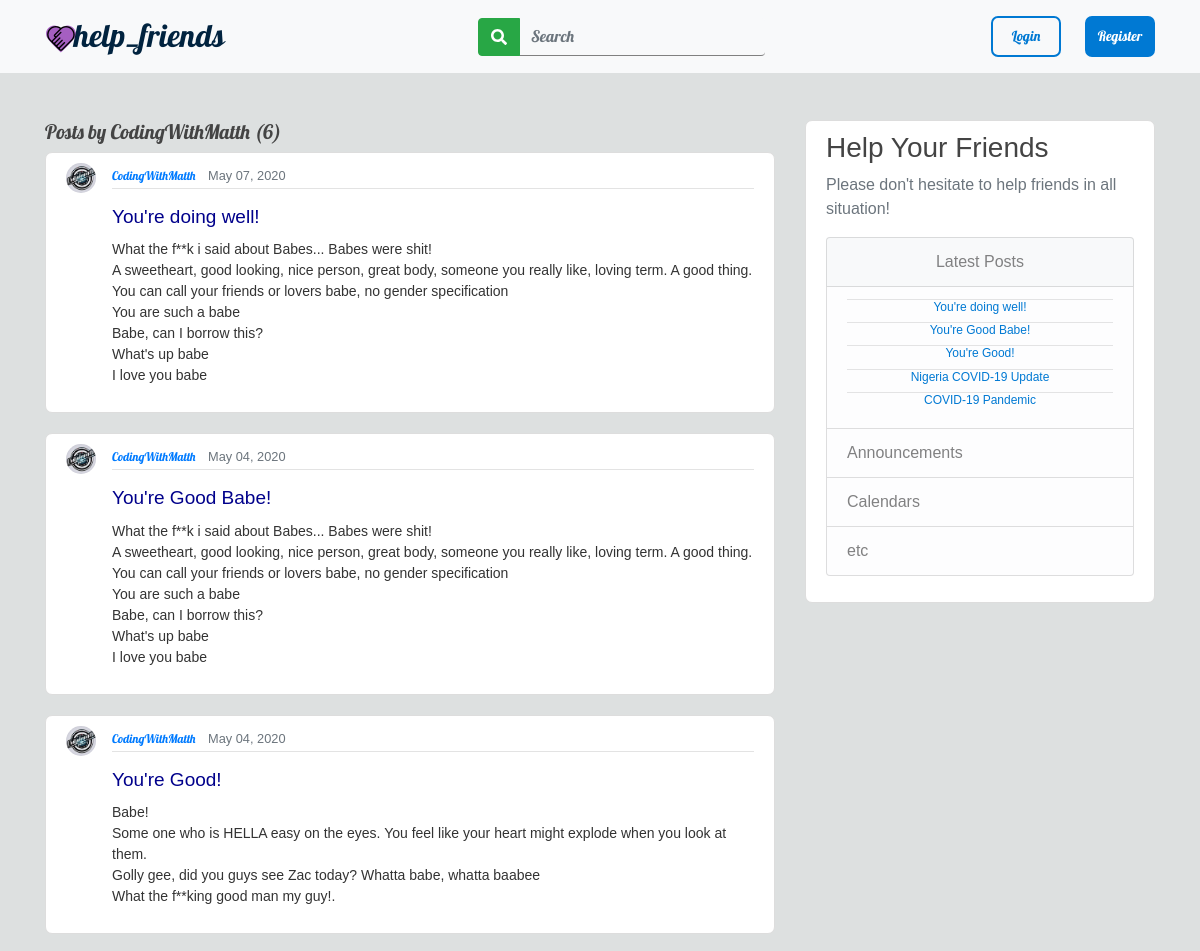
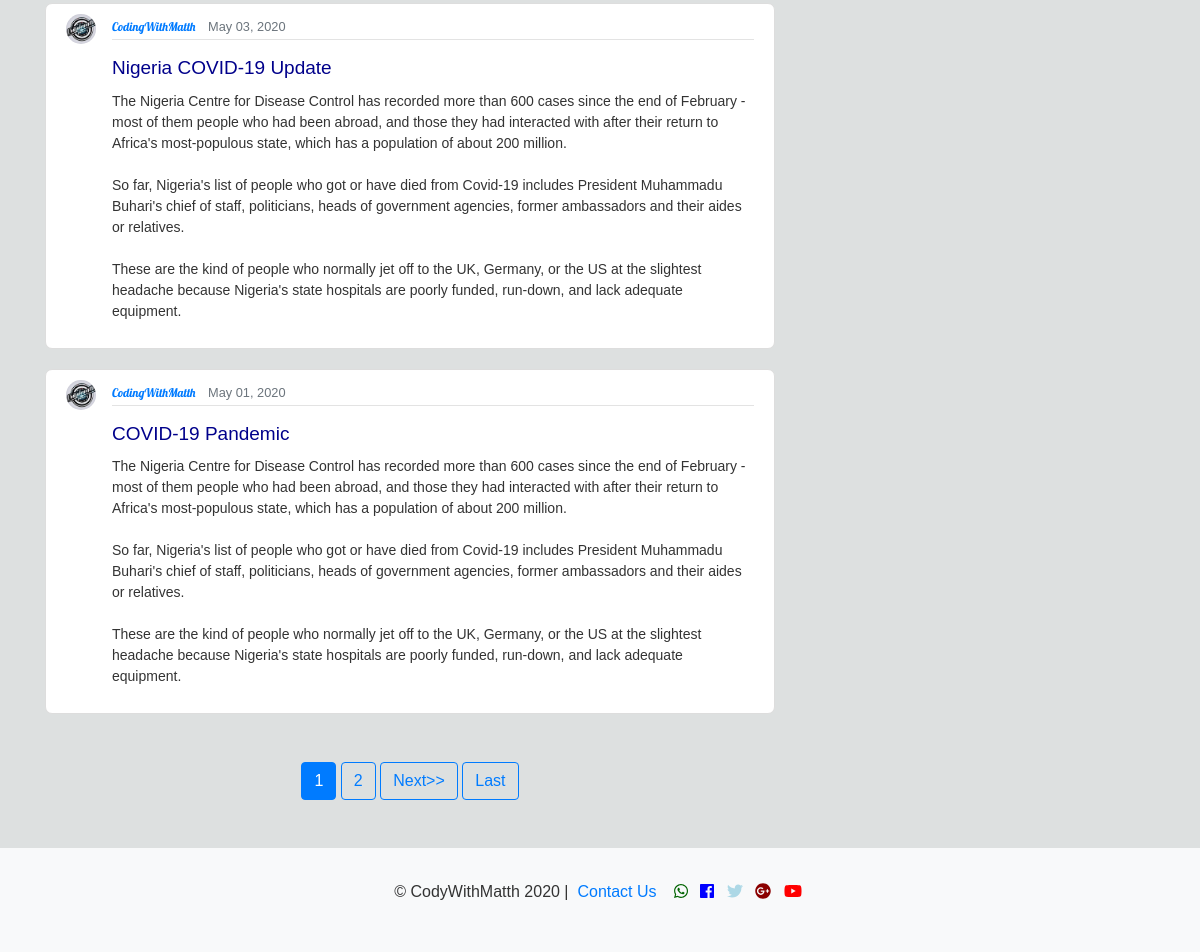
The app's page /user/CodingWithMatth with its own data (2 pictures, top to bottom).
### blog/models.py (models this page shows, shortened)
class Post(models.Model):
    title = models.CharField(max_length=100)
    content = models.TextField()
    date_posted = models.DateTimeField(default=timezone.now)
    author = models.ForeignKey(User, on_delete=models.CASCADE)

### users/models.py (models this page shows, shortened)
class Profile(models.Model):
	user = models.OneToOneField(User, on_delete=models.CASCADE)
	image = models.ImageField(default= 'default.jpg', upload_to='profile_pics')

### blog/views.py (the view)
# urls.py: path('user/<str:username>', UserPostListView.as_view(), name='user-posts'),
class UserPostListView(ListView):
    model = Post
    template_name = 'blog/user_posts.html'  # <app>/<model>_<viewtype>.html
    context_object_name = 'posts'
    paginate_by = 5
    def get_queryset(self):
        user = get_object_or_404(User, username=self.kwargs.get('username'))
        return Post.objects.filter(author=user).order_by('-date_posted')

### blog/templates/blog/user_posts.html (shortened to what this page needs)
{% extends "blog/base.html" %}
{% block content %}
    <h3 style="font-size: 20px; font-family: Lobster;" class="mb-2">Posts by {{ view.kwargs.username }} ({{ page_obj.paginator.count }})</h3>
    {% for post in posts %}
        <article class="media content-section">
          <img class="rounded-circle article-img" src="{{ post.author.profile.image.url }}">
          <div class="media-body">
            <div class="article-metadata">
              <a style="font-size: 12px; font-family: Lobster;" class="mr-2" href="{% url 'user-posts' post.author.username %}">{{ post.author }}</a>
              <small class="text-muted">{{ post.date_posted|date:"F d, Y" }}</small>
            </div>
            <h2><a style="font-size: 19px; color: darkblue;" class="article-title " href="{% url 'post-detail' post.id %}">{{ post.title }}</a></h2>
            <p style="font-size: 14px;"class="article-content">{{ post.content }}</p>
          </div>
        </article>
    {% endfor %}
    <div class="text-center mt-5">
    {% if is_paginated %}
      {% for num in page_obj.paginator.page_range %}
        {% if page_obj.number == num %}
          <a class="btn btn-primary mb-4" href="?page={{ num }}">{{ num }}</a>
        {% elif num > page_obj.number|add:'-3' and num < page_obj.number|add:'3' %}
          <a class="btn btn-outline-primary mb-4" href="?page={{ num }}">{{ num }}</a>
        {% endif %}
      {% endfor %}
      {% if page_obj.has_next %}
        <a class="btn btn-outline-primary mb-4" href="?page={{ page_obj.next_page_number }}">Next>></a>
        <a class="btn btn-outline-primary mb-4" href="?page={{ page_obj.paginator.num_pages }}">Last</a>
      {% endif %}
    {% endif %}
</div>
{% endblock content %}

### blog/templates/blog/base.html (shortened to what this page needs)
{% load static %}
<!DOCTYPE html>
<html>
<head>
    <link rel="stylesheet" href="https://stackpath.bootstrapcdn.com/bootstrap/4.4.1/css/bootstrap.min.css">
    <link rel="stylesheet" href="https://cdnjs.cloudflare.com/ajax/libs/font-awesome/4.7.0/css/font-awesome.min.css">
    <link rel="stylesheet" type="text/css" href="{% static 'blog/main.css'%}">
</head>
<body class="mt-3 pt-xl-5 pt-lg-5 pt-md-5 pt-sm-5 pt-4">
	<header class="site-header">
	  <nav class="navbar navbar-expand-md navbar-light bg-light fixed-top">
	    <div class="container fluid">
	      <a class="navbar-brand mr-4" href="{% url 'blog-home' %}"> <img src="{% static 'blog/img/logo.png' %}"></a>
	      <div class="collapse navbar-collapse" id="navbarToggle">
	      <form class="d-flex ml-auto" method="get" action="{% url 'blog-home' %}">
  <div class="d-flex input-group md-form form-sm form-1 px-3">
  <div class="input-group-prepend">
                <button class="btn btn-success ">
<i class="fa fa-search" aria-hidden="true"></i>
</button>
  </div>
  <input style="
              width: 100%;
              border: 1;
              outline: none;
              border-color: gray;
              border-right: 0;
              border-left: 0;
              border-top: 0;"class="form-control my-0 py-1 bg-light" type="text" placeholder="Search" aria-label="Search" name="q" >
  </div>
</form>
	      	{% if user.is_authenticated %}
	      	<ul class="navbar-nav ml-5">
	      		<li class="nav-item mt-2 mb-2">
		          		<a class="nav-link btn btn-outline-primary ml-5 pr-1" style="color: #fff;" href="{% url 'post-create'%}">New Post</a>
		      		</li>
		        	<li class="nav-item mt-2 mb-2 ">
		        		<div class="dropdown">
		        			<a class="nav-link  ml-4 dropdown-toggle" data-toggle = "dropdown" aria-haspopup="true" aria-expanded="false" style="color: #0079d3; font-size: 20px;" href="#">{{ user.username }}</a>
		        			<div class="dropdown-menu" style="border: none; width: 10%;">
		        				<a class=" dropdown-item mb-2" style="color: #0079d3;" href="{% url 'profileview'%}">Profile</a>
		          				<a class=" dropdown-item" style="color: #0079d3;" href="{% url 'logout'%}">Logout</a>
		          		</div>
		        		</div>
		      		</li>
	      		</ul>
	      	{% else %}
	      		<ul class="navbar-nav ml-auto">
		        	<li class="nav-item mt-2 mb-2">
		          		<a class="nav-link log mr-4" style="color: #0079d3;" href="{% url 'login'%}">Login</a>
		      		</li>
		      		<li class="nav-item mt-2 mb-2">
		          		<a class="nav-link reg text-white" href="{% url 'register' %}">Register</a>
		      		</li>
	      		</ul>
	      	{% endif %}
	      </div>
	    </div>
	  </nav>
	</header>
	<main role="main" class="container mt-2 wow fadeIn" style="visibility: visible; animation-name: fadeIn;">
	  <div class="row">
	    <div class="col-md-8 mt-5 mb-4">
	      {% block content %}{% endblock %}
	    </div>
		    <div class="col-md-4 mt-5 mb-4 wow fadeIn" style="visibility: visible; animation-name: fadeIn;">
		      <div class="content-section">
			        <h3>Help Your Friends</h3>
			        <p class='text-muted'>Please don't hesitate to help friends in all situation!
			          <ul class="list-group">
			          	<li class="list-group-item list-group-item-light text-center bg-light">Latest Posts
				            <li class="list-group-item list-group-item-light text-center ">
									{% for post in posts %}
										<hr class="pt-0 mt-0 mb-0">
										  <div class="media-body latest">
										    <h6 style="font-size: 12px;"><a  style="color: #0079d3;" class="article-title latest" href="{% url 'post-detail' post.id %}">{{ post.title }}</a></h6>
										  </div>
									{% endfor %}
				            </li>
				            <li class="list-group-item list-group-item-light">Announcements</li>
				            <li class="list-group-item list-group-item-light">Calendars</li>
				            <li class="list-group-item list-group-item-light">etc</li>
			          </ul>
			        </p>
		      </div>
		    </div>
	  </div>
	</main>
    {%include 'blog/footer.html' %}
</body>
</html>

### blog/static/blog/main.css (style rules this page uses)
html { height: 100%; }
body { background: #dde0e0; color: #333333; font-family: sans-serif; min-height: 100%; font-weight: 100; display: flex; flex-direction: column; }
h1, h2, h3, h4, h5, h6 { color: #444444; }
ul { margin: 0; }
.navbar { font-family: Lobster; font-size: 14px; }
.site-header .nav-link { border-radius: 7px; padding-right: 2px; width: 5em; }
.reg { color: white; border: 2px solid #0079d3; fill: #fff; background-color: #0079d3; fill: white; text-align: center; }
.log { border: 2px solid #0079d3; fill: #fff; text-align: center; }
.content-section { background: #ffffff; padding: 10px 20px; border: 1px solid #dddddd; border-radius: 7px; margin-bottom: 20px; }
.article-title { color: #444444; }
.article-content { white-space: pre-line; }
.article-img { height: 30px; width: 30px; margin-right: 16px; }
.article-metadata { padding-bottom: 1px; margin-bottom: 4px; border-bottom: 1px solid #e3e3e3 }

### records on screen
Post: author.profile.image (picture), author "CodingWithMatth", date_posted "May 07, 2020", title "You're doing well!", content "What the f**k i said about Babes... Babes were shit! A sweetheart, good looking, nice person, great body, someone you really like, loving term. A good thing. You can call your friends or lovers babe, no gender specification You are such a babe Babe, can I borrow this? What's up babe I love you babe"
Post: author.profile.image (picture), author "CodingWithMatth", date_posted "May 04, 2020", title "You're Good Babe!", content "What the f**k i said about Babes... Babes were shit! A sweetheart, good looking, nice person, great body, someone you really like, loving term. A good thing. You can call your friends or lovers babe, no gender specification You are such a babe Babe, can I borrow this? What's up babe I love you babe"
Post: author.profile.image (picture), author "CodingWithMatth", date_posted "May 04, 2020", title "You're Good!", content "Babe! Some one who is HELLA easy on the eyes. You feel like your heart might explode when you look at them. Golly gee, did you guys see Zac today? Whatta babe, whatta baabee What the f**king good man my guy!."
Post: author.profile.image (picture), author "CodingWithMatth", date_posted "May 03, 2020", title "Nigeria COVID-19 Update", content "The Nigeria Centre for Disease Control has recorded more than 600 cases since the end of February - most of them people who had been abroad, and those they had interacted with after their return to Africa's most-populous state, which has a population of about 200 million. So far, Nigeria's list of people who got or have died from Covid-19 includes President Muhammadu Buhari's chief of staff, politicians, heads of government agencies, former ambassadors and their aides or relatives. These are the kind of people who normally jet off to the UK, Germany, or the US at the slightest headache because Nigeria's state hospitals are poorly funded, run-down, and lack adequate equipment."
Post: author.profile.image (picture), author "CodingWithMatth", date_posted "May 01, 2020", title "COVID-19 Pandemic", content "The Nigeria Centre for Disease Control has recorded more than 600 cases since the end of February - most of them people who had been abroad, and those they had interacted with after their return to Africa's most-populous state, which has a population of about 200 million. So far, Nigeria's list of people who got or have died from Covid-19 includes President Muhammadu Buhari's chief of staff, politicians, heads of government agencies, former ambassadors and their aides or relatives. These are the kind of people who normally jet off to the UK, Germany, or the US at the slightest headache because Nigeria's state hospitals are poorly funded, run-down, and lack adequate equipment."

### other values on screen
{{ view.kwargs.username }} "CodingWithMatth"
{{ page_obj.paginator.count }} "6"
{{ num }} "1"
{{ num }} "2"
